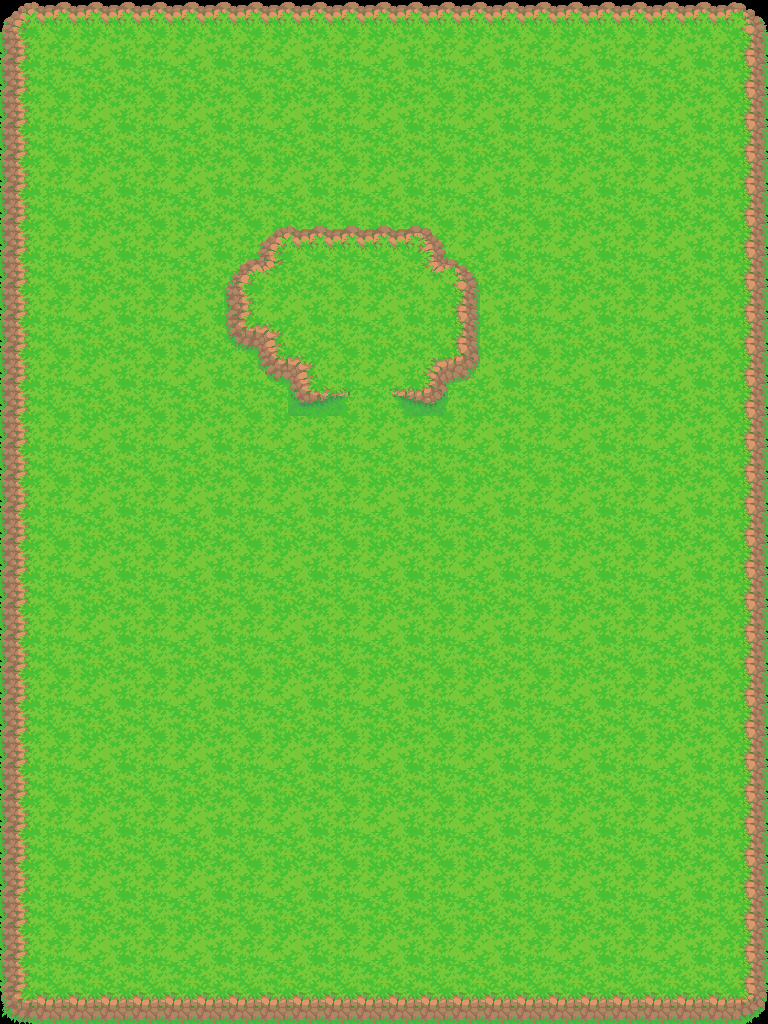

Below is a game level as drawn by its tile map, then a one-line description and the .tmx that defines it (tile-layer data replaced by summaries):
An orthogonal 24x32 tile map with 32x32 px tiles, 2 tile layers (floor, walls).

<map version="1.10" tiledversion="1.12.1" orientation="orthogonal" renderorder="right-down" width="24" height="32" tilewidth="32" tileheight="32" infinite="0" nextlayerid="3" nextobjectid="1">
 <editorsettings>
  <export target="2map.json" format="json" />
 </editorsettings>
 <tileset firstgid="1" name="tiles_outside" tilewidth="32" tileheight="32" tilecount="546" columns="26">
  <image source="../tiles_outside.png" width="832" height="672" />
  <tile id="26">
   <properties>
    <property name="collides" type="bool" value="true" />
   </properties>
  </tile>
  <tile id="27">
   <properties>
    <property name="collides" type="bool" value="true" />
   </properties>
  </tile>
  <tile id="28">
   <properties>
    <property name="collides" type="bool" value="true" />
   </properties>
  </tile>
  <tile id="29">
   <properties>
    <property name="collides" type="bool" value="true" />
   </properties>
  </tile>
  <tile id="30">
   <properties>
    <property name="collides" type="bool" value="true" />
   </properties>
  </tile>
  <tile id="32">
   <properties>
    <property name="collides" type="bool" value="true" />
   </properties>
  </tile>
  <tile id="35">
   <properties>
    <property name="collides" type="bool" value="true" />
   </properties>
  </tile>
  <tile id="52">
   <properties>
    <property name="collides" type="bool" value="true" />
   </properties>
  </tile>
  <tile id="53">
   <properties>
    <property name="collides" type="bool" value="true" />
   </properties>
  </tile>
  <tile id="55">
   <properties>
    <property name="collides" type="bool" value="true" />
   </properties>
  </tile>
  <tile id="56">
   <properties>
    <property name="collides" type="bool" value="true" />
   </properties>
  </tile>
  <tile id="78">
   <properties>
    <property name="collides" type="bool" value="true" />
   </properties>
  </tile>
  <tile id="82">
   <properties>
    <property name="collides" type="bool" value="true" />
   </properties>
  </tile>
  <tile id="84">
   <properties>
    <property name="collides" type="bool" value="true" />
   </properties>
  </tile>
  <tile id="87">
   <properties>
    <property name="collides" type="bool" value="true" />
   </properties>
  </tile>
  <tile id="104">
   <properties>
    <property name="collides" type="bool" value="true" />
   </properties>
  </tile>
  <tile id="105">
   <properties>
    <property name="collides" type="bool" value="true" />
   </properties>
  </tile>
  <tile id="107">
   <properties>
    <property name="collides" type="bool" value="true" />
   </properties>
  </tile>
  <tile id="108">
   <properties>
    <property name="collides" type="bool" value="true" />
   </properties>
  </tile>
  <tile id="131">
   <properties>
    <property name="collides" type="bool" value="true" />
   </properties>
  </tile>
  <tile id="132">
   <properties>
    <property name="collides" type="bool" value="true" />
   </properties>
  </tile>
  <tile id="133">
   <properties>
    <property name="collides" type="bool" value="true" />
   </properties>
  </tile>
  <tile id="156">
   <properties>
    <property name="collides" type="bool" value="true" />
   </properties>
  </tile>
  <tile id="157">
   <properties>
    <property name="collides" type="bool" value="true" />
   </properties>
  </tile>
  <tile id="158">
   <properties>
    <property name="collides" type="bool" value="true" />
   </properties>
  </tile>
  <tile id="159">
   <properties>
    <property name="collides" type="bool" value="true" />
   </properties>
  </tile>
  <tile id="182">
   <properties>
    <property name="collides" type="bool" value="true" />
   </properties>
  </tile>
  <tile id="183">
   <properties>
    <property name="collides" type="bool" value="true" />
   </properties>
  </tile>
  <tile id="184">
   <properties>
    <property name="collides" type="bool" value="true" />
   </properties>
  </tile>
  <tile id="185">
   <properties>
    <property name="collides" type="bool" value="true" />
   </properties>
  </tile>
  <tile id="208">
   <properties>
    <property name="collides" type="bool" value="true" />
   </properties>
  </tile>
  <tile id="209">
   <properties>
    <property name="collides" type="bool" value="true" />
   </properties>
  </tile>
  <tile id="210">
   <properties>
    <property name="collides" type="bool" value="true" />
   </properties>
  </tile>
  <tile id="211">
   <properties>
    <property name="collides" type="bool" value="true" />
   </properties>
  </tile>
  <tile id="213">
   <properties>
    <property name="collides" type="bool" value="true" />
   </properties>
  </tile>
  <tile id="215">
   <properties>
    <property name="collides" type="bool" value="true" />
   </properties>
  </tile>
  <tile id="217">
   <properties>
    <property name="collides" type="bool" value="true" />
   </properties>
  </tile>
  <tile id="236">
   <properties>
    <property name="collides" type="bool" value="true" />
   </properties>
  </tile>
  <tile id="237">
   <properties>
    <property name="collides" type="bool" value="true" />
   </properties>
  </tile>
  <tile id="239">
   <properties>
    <property name="collides" type="bool" value="true" />
   </properties>
  </tile>
  <tile id="241">
   <properties>
    <property name="collides" type="bool" value="true" />
   </properties>
  </tile>
  <tile id="243">
   <properties>
    <property name="collides" type="bool" value="true" />
   </properties>
  </tile>
 </tileset>
 <layer id="1" name="floor" width="24" height="32">
  <data>[768 cells, 660 non-empty, 6 distinct tile ids]</data>
 </layer>
 <layer id="2" name="walls" width="24" height="32">
  <data>[768 cells, 132 non-empty, 21 distinct tile ids]</data>
 </layer>
</map>
